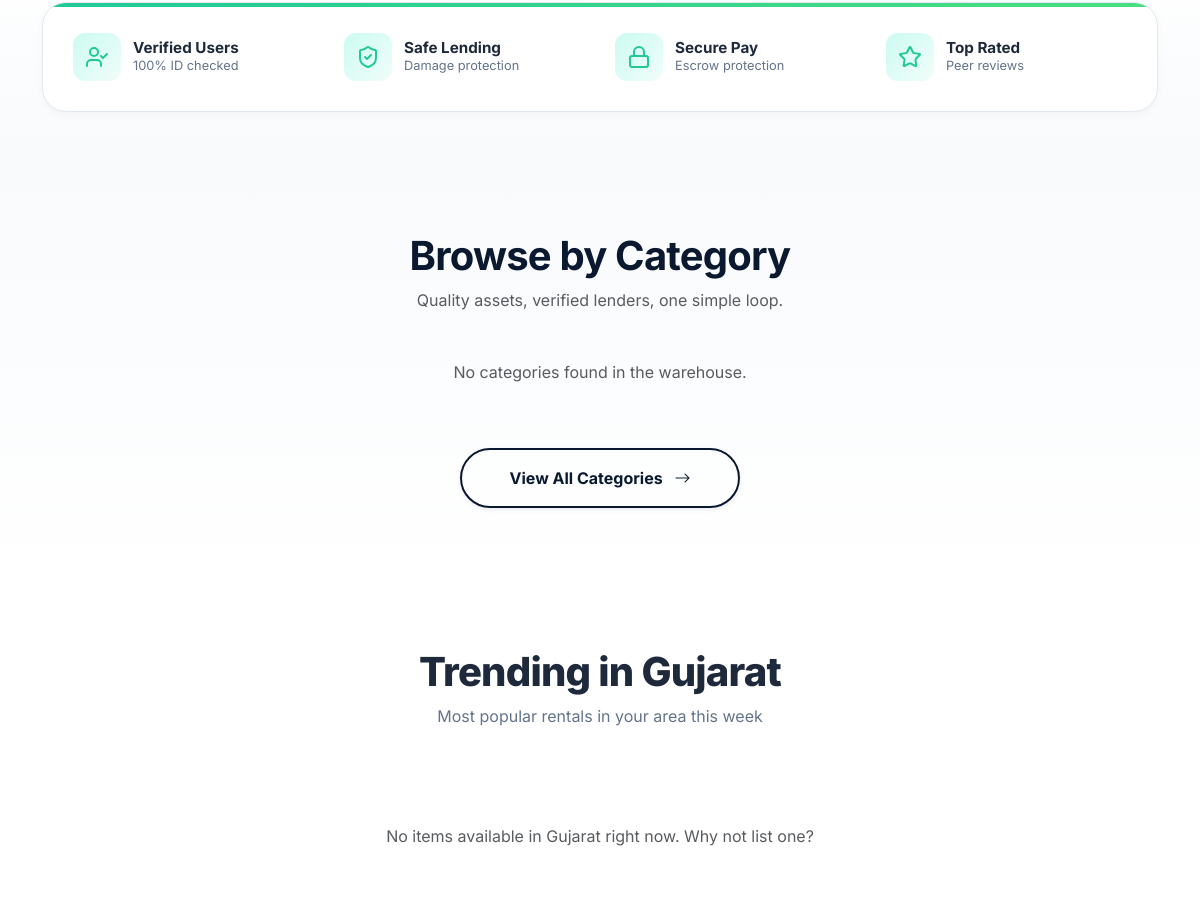
/ (middle part), run on an earlier commit of the app's database.
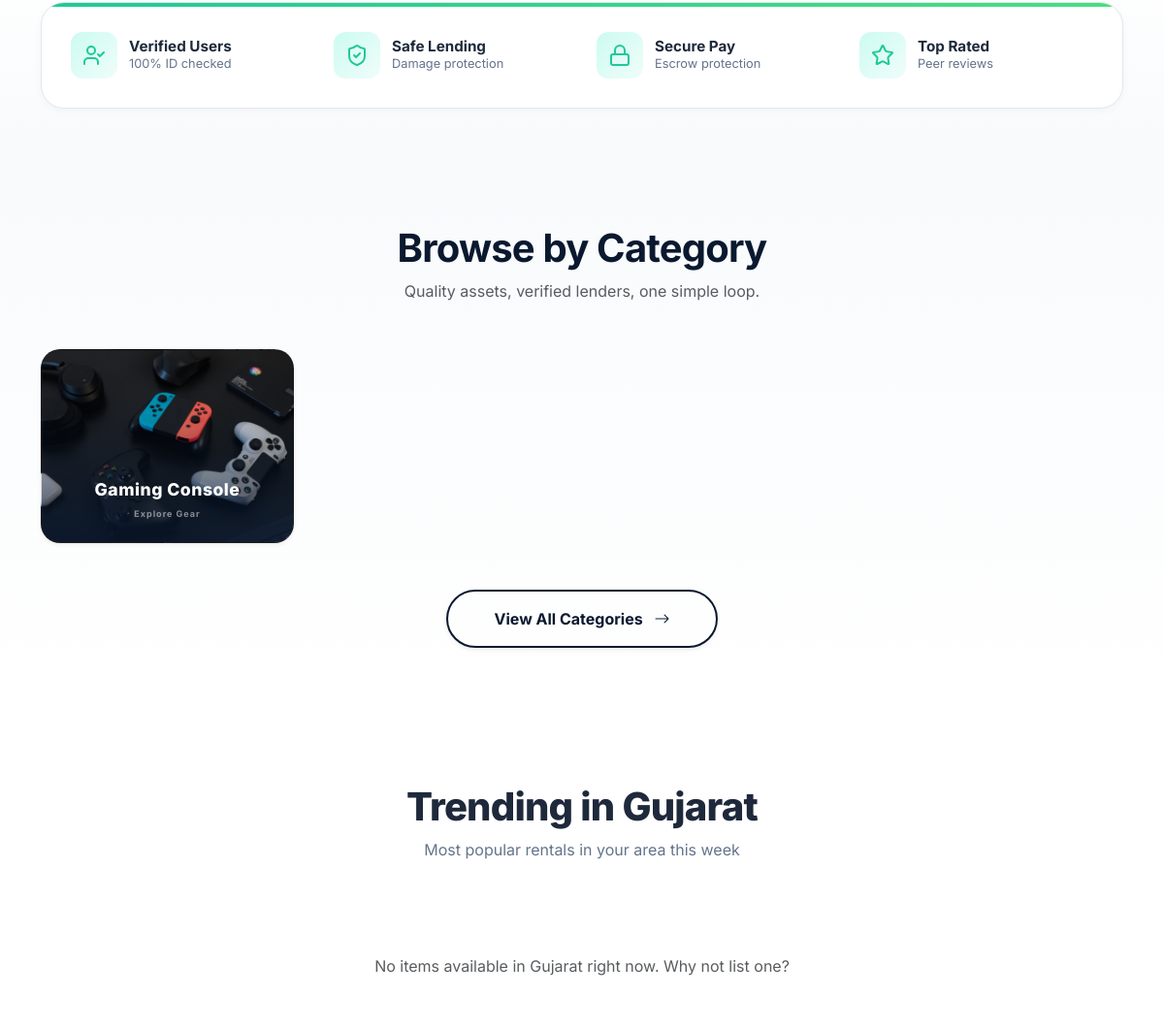
And on a later commit of the database.
### core/models.py (models this page shows, shortened)
class Category(models.Model):
    name = models.CharField(max_length=100)
    description = models.TextField(blank=True)
    image = models.ImageField(upload_to="categories/", null=True, blank=True)
    percentage_cut = models.DecimalField(max_digits=5, decimal_places=2, default=4.00)
    created_at = models.DateTimeField(auto_now_add=True)

### core/views.py (the view)
# urls.py: path('', index, name='index'),
def index(request):
    user = None
    if request.session.get("user"):
        try:
            user = User.objects.get(email=request.session["user"])
        except:
            pass
    selected_city = request.session.get("selected_city")
    if not selected_city:
        first_item = Item.objects.first()
        if first_item:
            selected_city = first_item.city
            request.session["selected_city"] = selected_city
    items = Item.objects.filter(
    city=selected_city
    ).order_by('-created_at')[:4]
    categories = Category.objects.filter(
    items__city=selected_city
    ).distinct()
    return render(request, 'index.html', {'items': items, 'user': user, 'categories': categories})

### core/context_processors.py (called while the page is built)
def cities_with_items(request):
    cities = (
        Item.objects
        .filter(availability_status="available")
        .values_list("city", flat=True)
        .distinct()
    )
    selected_city = request.session.get("selected_city")
    return {
        "navbar_cities": cities,
        "selected_city": selected_city
    }

### templates/index.html (shortened to what the changed rows need)
    {% extends 'base/base.html' %}
{% load static %}
{% block content %}
<section class="category-section" id="marketplace">
    <div class="container">
        <div class="section-header text-center mb-5">
            <h2 class="section-title fw-bold" style="font-size: 2.5rem; color: var(--navy-dark);">Browse by Category</h2>
        </div>
        <div class="row g-3 g-lg-4 mb-5">
            {% for category in categories %}
            <div class="col-6 col-md-4 col-lg-3">
                <a href="{% url 'category_items' category.id %}" class="d-block" style="text-decoration:none;">
                    <div class="cat-card shadow-sm"
                         style="background-image: url('{% if category.image %}{{ category.image.url }}{% else %}{% static 'images/default-category.jpg' %}{% endif %}');">
                        <div class="overlay"></div>
                        <div class="content">
                            <h6>{{ category.name }}</h6>
                            <small class="text-white-50 fw-bold uppercase" style="font-size: 9px; letter-spacing: 1px;">Explore Gear</small>
                        </div>
                    </div>
                </a>
            </div>
            {% empty %}
            <div class="col-12 text-center">
                <p class="text-muted">No categories found in the warehouse.</p>
            </div>
            {% endfor %}
        </div>
    </div>
</section>
<section class="trending-section">
    <div class="container">
        <div class="section-header mb-5">
            <h2 class="section-title">Trending in Gujarat</h2>
        </div>
    </div>
</section>
{% endblock %}

What changed in the data, as far as the page shows it:
added Category: image (picture), name "Gaming Console"
Also different on the page:
text no longer shown: "No categories found in the warehouse."
